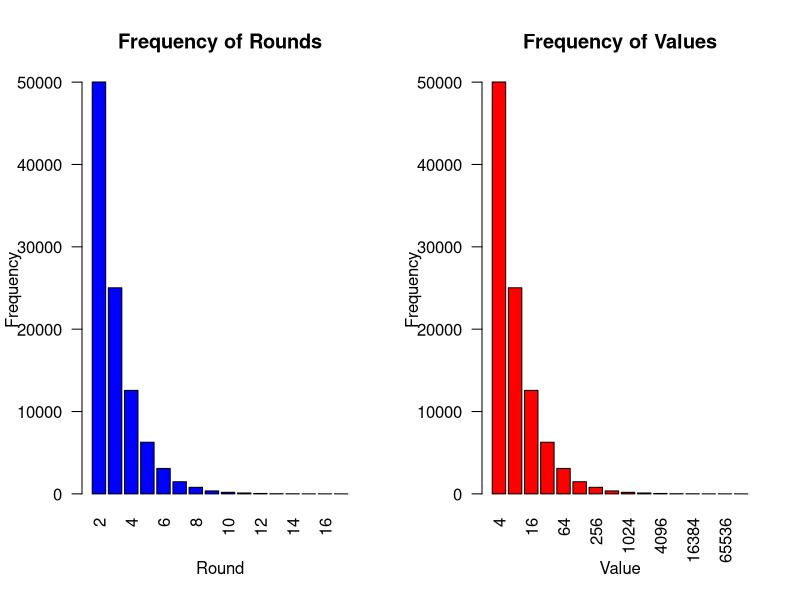

Recreate this plot in R.
## ---- chunk 1
knitr::opts_chunk$set(warning = FALSE, message = FALSE) 
## ---- chunk 2
play_game <- function() {
  # Initialize boxes with one containing 2$, the other one is empty
  boxes <- c(2, 0)
  
  # Pick a box at random
  #pick <- sample(boxes, 1)
  pick = c(0)
  # Initialize round count
  round <- 1
  
  # Keep playing until non-empty box is picked
  while (pick == 0) {
    round <- round+1
    # Re-arrange boxes randomly
    boxes <- sample(boxes)
    # Double the value of the non-empty box
    boxes[boxes != 0] <- boxes[boxes != 0] * 2
    # Pick a box at random
    pick <- sample(boxes, 1)
  }
  
  # Return the number of rounds played and the value of the box picked in a dataframe
  return(data.frame(round = round, value = pick))
}
## ---- chunk 3
game_simulation <- function(n) {
  # Run the game n times
  results <- replicate(n, play_game(), simplify = FALSE)
  
  # convert the results to dataframe
  results_df <- data.frame(round = unlist(lapply(results, "[[", "round")), 
                           value = unlist(lapply(results, "[[", "value")),
                           stringsAsFactors = FALSE,
                           col.names = c("rounds", "value"))
  return(results_df)
}
## ---- chunk 4
set.seed(1234)
results_df <- game_simulation(100000)

## ---- chunk 5

# Calculate the median and average of of the values
median_values <- median(results_df$value, na.rm = TRUE)
average_values <- mean(results_df$value,na.rm = TRUE)

# Print the median of the values
print(paste("Median of values:", median_values))

#rounds
median_rounds <- median(results_df$round, na.rm = TRUE)
average_rounds <- mean(results_df$round,na.rm = TRUE)
# Print the median and average of the rounds
print(paste("Median of rounds:", median_rounds))
print(paste("Average of rounds:", average_rounds))

#barplot

# Set the layout of the plots on the page
par(mfrow = c(1, 2))

# Create the first bar plot
barplot(table(sort(results_df$round)), 
        main = "Frequency of Rounds",
        xlab = "Round",
        ylab = "Frequency",
        col = "blue",
        las = 2)

# Create the second bar plot
barplot(sort(table(results_df$value),decreasing = TRUE),
        main = "Frequency of Values",
        xlab = "Value",
        ylab = "Frequency",
        col = "red",
        las = 2)






## ---- chunk 6
# Calculate summary statistics for the rounds column
rounds_summary <- summary(results_df$round)

# Print the summary statistics for the rounds column
print(rounds_summary)

# Calculate summary statistics for the value column
value_summary <- summary(results_df$value)

# Print the summary statistics for the value column
print(value_summary)

quantile(results_df$round)
quantile(results_df$value)
